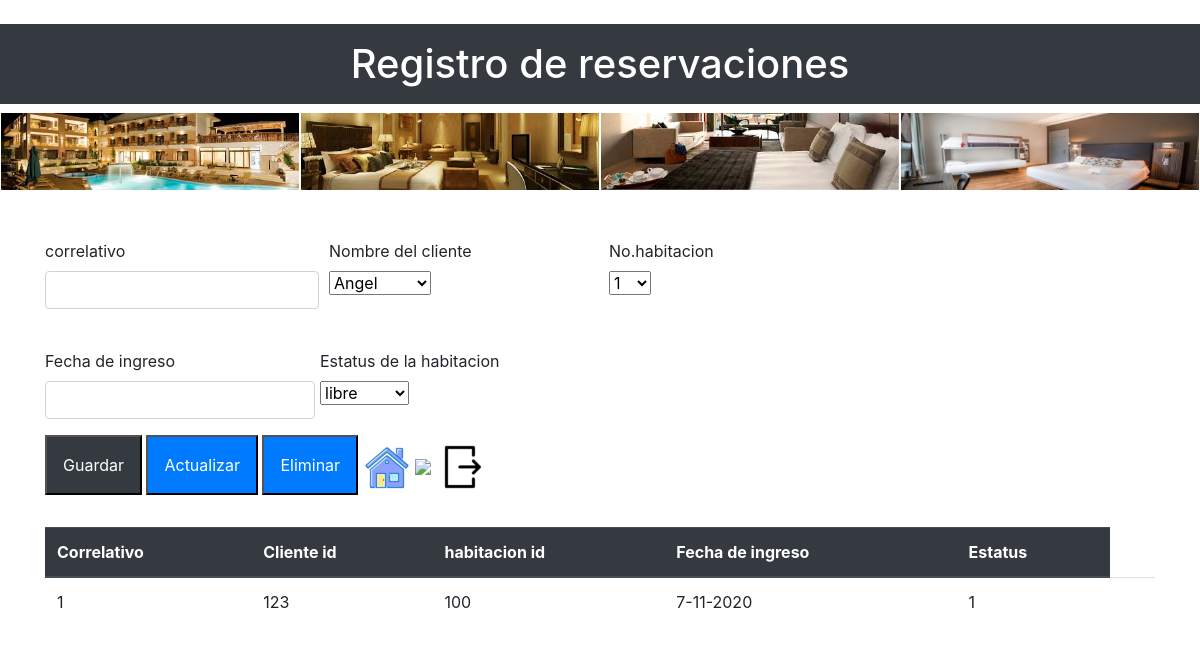
/rol_Empleado/diseno_reservaciones.php, run on the app's committed database.
### tables this page shows
CREATE TABLE `asignacion_habitacion` (
  `correlativo` int(11) NOT NULL,
  `cliente_id` int(11) NOT NULL,
  `habitacion_id` int(11) NOT NULL,
  `Fecha_ingreso` text NOT NULL,
  `estatus_id` int(11) NOT NULL
);

### rol_Empleado/diseno_reservaciones.php (the view, shortened to what this page needs)
<!DOCTYPE html>
<html lang="en">
<head>
   <link rel="stylesheet" href="https://cdn.jsdelivr.net/npm/bootstrap@4.5.3/dist/css/bootstrap.min.css">
</head>
<body>
    <br>
    <h1 class="text-center"><div class="p-3 mb-2 bg-dark text-white">Registro de reservaciones</div></h1>
    <table>
      <tr>
        <th><img src="imgensE/img1.jpg" class="d-block w-100" ></th>
        <th><img src="imgensE/img2.jpg" class="d-block w-100" ></th>
        <th><img src="imgensE/img3.jpg" class="d-block w-100" ></th>
        <th><img src="imgensE/img4.jpg" class="d-block w-100" ></th>
      </tr>
    </table>
        <br> <br>
  <div class="container">
   <form id="frmrecervacion" method="post">
        <div class="form-row">
           <div class="form-group col-md-2ss">
             <label for="txtcorre">correlativo</label>
             <input type="text" class="form-control" name="txtcorre" id="txtcorre">
           </div>
           <div class="form-group col-md-3">
              <label for="txtcliente_id">Nombre del cliente</label><br>
              <select class="" name="txtcliente_id" id="txtcliente_id">
                <?php
                  include "daoem/conexion.php";
                  $sql = "select * from cliente";
                  $ejecutar = mysqli_query($conexion, $sql);
                  while($txtcliente_id = mysqli_fetch_array($ejecutar)){
                  echo "<option value='".$txtcliente_id ['cliente_id']."'>".utf8_encode($txtcliente_id ['nombre_cliente'])."</option>";
                  }
                ?>
               </select>
           </div>
           <div class="form-group col-md-2">
              <label for="txthabit_id">No.habitacion</label><br>
              <select class="" name="txthabit_id" id="txthabit_id">
                <?php
                  include "daoem/conexion.php";
                  $sql = "select * from habitacion";
                  $ejecutar = mysqli_query($conexion, $sql);
                  while($txthabit_id = mysqli_fetch_array($ejecutar)){
                  echo "<option value='".$txthabit_id ['habitacion_id']."'>".utf8_encode($txthabit_id ['numero_habitacion'])."</option>";
                  }
                ?>
              </select>
           </div>
        </div><br>
        <div class="form-row">
           <div class="form-group col-md-3">
              <label for="txtfecha">Fecha de ingreso</label>
              <input type="text" class="form-control" name="txtfecha" id="txtfecha">
           </div>
           <div class="">
             <label for="txtesta_id">Estatus de la habitacion</label><br>
             <select class="" name="txtesta_id" id="txtesta_id">
                <?php
                  include "daoA/conexion.php";
                  $sql = "select * from estatus_habitacion";
                  $ejecutar = mysqli_query($conexion, $sql);
                  while($txtesta_id = mysqli_fetch_array($ejecutar)){
                  echo "<option value='".$txtesta_id ['estatus_id']."'>".utf8_encode($txtesta_id ['tipo_estatus'])."</option>";
                  }
                ?>
              </select>
           </div>
        </div>
        <div>
             <button type="submit" class="p-3 mb-2 bg-dark text-white" name="btnguardarem" id="btnguardarem">Guardar</button>
             <button type="submit" class="p-3 mb-2 bg-primary text-white" name="btnactualizarem" id="btnactualizarem">Actualizar</button>
             <button type="submit" class="p-3 mb-2 bg-primary text-white" name="btneliminarem" id="btneliminarem">Eliminar</button>
             <tr><td><a href="Menu_Empleado.php"><img src="imgensE/imge.4.png"  ></td></tr>
             <tr><td><a href="fpdf/reportPDF.php"><img src="imgensE/impm.png" ></td></tr>
             <tr><td><a href="../Seccion.php"><img src="imgensE/imge.5.png" ></td></tr>
        </div>
    </form>
  </div><br>
  <div class="container">
    <table class="table">
     <thead class="thead-dark">
       <tr>
          <th scope="col">Correlativo</th>
          <th scope="col">Cliente id</th>
          <th scope="col">habitacion id</th>
          <th scope="col">Fecha de ingreso</th>
          <th scope="col">Estatus</th>
       </tr>
      </thead>
      <?php
          include "daoem/conexion.php";
          $sql = "select * from asignacion_habitacion";
          $ejecutar = mysqli_query($conexion, $sql);
          while ($fila = mysqli_fetch_array($ejecutar)){
      ?>
      <tbody>
        <td><?php echo $fila['correlativo']?></td>
        <td><?php echo $fila['cliente_id']?></td>
        <td><?php echo $fila['habitacion_id']?></td>
        <td><?php echo $fila['Fecha_ingreso']?></td>
        <td><?php echo $fila['estatus_id']?></td>
        <td></td>
      </tbody>
        <?php
        }
        ?>
        </table>
  </div>
</body>
</html>

### data on the page
asignacion_habitacion: correlativo "1", cliente "123", habitacion "100", Fecha_ingreso "7-11-2020", estatus "1"

### other printed values
form field txtcliente_id "Angel"
form field txthabit_id "1"
form field txtesta_id "libre"
